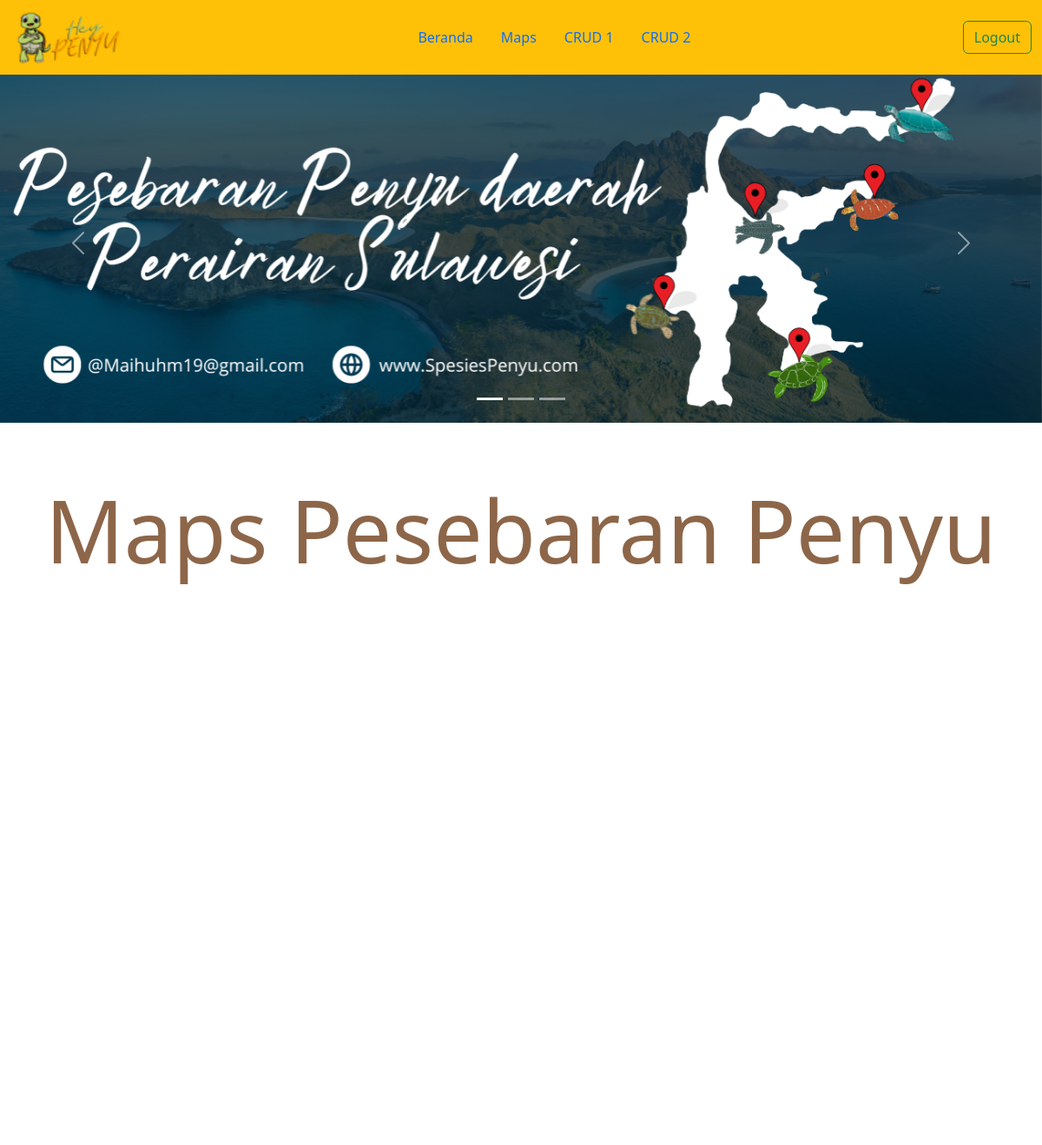
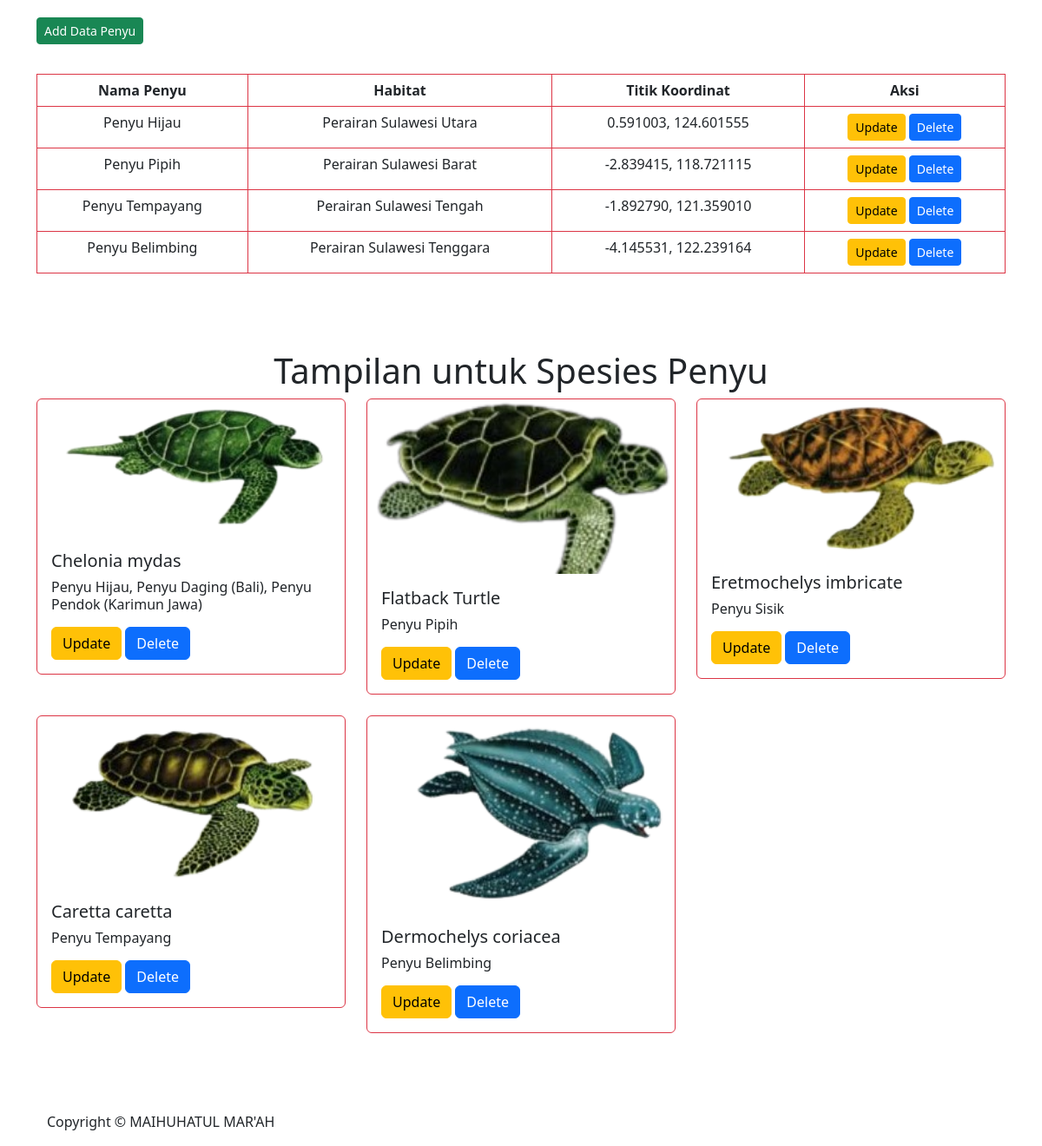
Screenshot of /beranda/ (signed in) with the database file from the repository (2 pictures, top to bottom).
### penyu1_app/models.py (models this page shows, shortened)
class Koordinat(models.Model):
    nama_penyu = models.CharField(max_length=100, null=True)
    alamat = models.CharField(max_length=100)
    koordinat = models.CharField(max_length=100)

class Klasifikasi(models.Model):
    nama_ilmiah = models.TextField(null=True)
    nama_lokal = models.CharField(max_length=100, null=True)
    spesies = models.CharField(max_length=20)
    img = models.CharField(max_length=50, null=True)

### penyu1_app/views.py (the view)
# urls.py: path('beranda/', beranda),
@login_required(login_url='login')
def beranda(request):
    koordinats = Koordinat.objects.all()
    klasifikasis = Klasifikasi.objects.all()
    data = {
        'Title' : "UAS PBO",
        'koordinats' : koordinats,
        'klasifikasis' : klasifikasis,
    }
    print(request.user)
    return render(request, 'beranda.html', data)

### penyu1_app/templates/beranda.html (shortened to what this page needs)
{% extends 'base.html' %}
{% load static %}
{% block content %}
<div id="carouselExampleIndicators" class="carousel slide" data-bs-ride="true">
  <div class="carousel-indicators">
    <button type="button" data-bs-target="#carouselExampleIndicators" data-bs-slide-to="0" class="active" aria-current="true" aria-label="Slide 1"></button>
    <button type="button" data-bs-target="#carouselExampleIndicators" data-bs-slide-to="1" aria-label="Slide 2"></button>
    <button type="button" data-bs-target="#carouselExampleIndicators" data-bs-slide-to="2" aria-label="Slide 3"></button>
  </div>
  <div class="carousel-inner">
    <div class="carousel-item active">
      <img src="/static/img/banner.png" class="d-block w-100" alt="...">
    </div>
  </div>
  <button class="carousel-control-prev" type="button" data-bs-target="#carouselExampleIndicators" data-bs-slide="prev">
    <span class="carousel-control-prev-icon" aria-hidden="true"></span>
  </button>
  <button class="carousel-control-next" type="button" data-bs-target="#carouselExampleIndicators" data-bs-slide="next">
    <span class="carousel-control-next-icon" aria-hidden="true"></span>
  </button>
</div>
<br><br>
<div class="container style="margin-top: 200px;">
<marquee direction="up" scrollamount="10" class="text-center" style="font-size: 100px; color:#8D6649;"> Maps Pesebaran Penyu </marquee>
</div>
<div class="container">
<div class="row" style="margin-top: 90px;">
  <div class="col">
      <div id="map"></div>
  </div>
  </div>
</div>
 <br>
 <div class="container" style="margin-top: 90px;">
    <a class="btn btn-sm btn-success" href="/add">Add Data Penyu</a>
  </div>
  <br>
    <div class="container" style="margin-top: 10px;">
    <table class="table table-bordered border-danger" style="line-height:20px;">
        <thead class="text-center">
          <tr>
            <th class="text-center" scope="col">Nama Penyu</th>
            <th class="text-center" scope="col">Habitat</th>
            <th class="text-center" scope="col">Titik Koordinat</th>
            <th class="text-center" scope="col">Aksi</th>
          </tr>
        </thead>
        <tbody>
          {% for koordinat in koordinats %}
          <tr>
              <td class="text-center" >{{ koordinat.nama_penyu }}</td>
              <td class="text-center" >{{ koordinat.alamat }}</td>
              <td class="text-center" >{{ koordinat.koordinat }}</td>
              <td class="text-center">
                <a href="{% url 'update' koordinat.id %}" class="btn btn-sm btn-warning">Update</a>
                <a href="{% url 'delete' koordinat.id %}" class="btn btn-sm btn-primary">Delete</a>
              </td>
          </tr>
          {% endfor %}
        </tbody>
    </table>
   <br><br><br>
   <center>
   <h1>Tampilan untuk Spesies Penyu</h1>
   </center>
    <div class="row row-cols-1 row-cols-md-3 g-4">
      {% for klasifikasi in klasifikasis %}
      <div class="col">
        <div class="card card-bordered border-danger" style="line-height:20px;">
          <img src="{% static klasifikasi.img %}" class="card-img-top" alt="...">
          <div class="card-body">
            <h5 class="card-title">{{ klasifikasi.nama_ilmiah }}</h5>
            <p class="card-text">{{ klasifikasi.nama_lokal }}</p>
            <a href="{% url 'update' klasifikasi.id %}" class="btn btn-warning">Update</a>
            <a href="{% url 'delete' klasifikasi.id %}" class="btn btn-primary">Delete</a>
          </div>
        </div>
      </div>
      {% endfor %}
    </div>
    <div class="container" style="margin-top: 90px;">
   <div class="col-lg-16">
      <div class="copyright">
        <p>Copyright © MAIHUHATUL MAR'AH</p>
      </div>
    </div>
{% endblock %}

### templates/base.html (shortened to what this page needs)
{% load static %}
<!DOCTYPE html>
<html lang="en">
<head>
    <link href="https://cdn.jsdelivr.net/npm/bootstrap@5.2.2/dist/css/bootstrap.min.css" rel="stylesheet">
    <link rel="stylesheet" href="https://unpkg.com/leaflet@1.9.3/dist/leaflet.css"crossorigin=""/>
</head>
<body>
      <nav class="navbar navbar-light bg-warning fixed-top">
        <div class="container-fluid">
          <a class="navbar-brand" href="#">
            <img src="/static/img/logo.png" alt="Bootstrap" width="140" height="60">
          </a>
          <ul class="nav justify-content-end">
            <li class="nav-item">
              <a class="nav-link active" href="/beranda/">Beranda </a>
            </li>
            <li class="nav-item">
              <a class="nav-link tv-nav-link" href="#map"> Maps</a>
            </li>
            <li class="nav-item">
              <a class="nav-link tv-nav-link" href="#crud 1">CRUD 1</a>
            </li>
            <li class="nav-item">
              <a class="nav-link tv-nav-link" href="#crud 2">CRUD 2</a>
            </li>
          </ul>
          <form class="d-flex" role="search">
            <a href="/logout/" class="btn btn-outline-success">Logout</a>
          </form>
        </div>
      </nav>
<br><br><br>
  {% block content %}
  {% endblock %}
  </div>
</body>
</html>

### templates/base.html (style rules this page uses)
#map { height: 450px; width: 100%; max-width: 100%; max-height: 100%; }

### rows the page displays
Koordinat: nama_penyu "Penyu Hijau", alamat "Perairan Sulawesi Utara", koordinat "0.591003, 124.601555"
Koordinat: nama_penyu "Penyu Pipih", alamat "Perairan Sulawesi Barat", koordinat "-2.839415, 118.721115"
Koordinat: nama_penyu "Penyu Tempayang", alamat "Perairan Sulawesi Tengah", koordinat "-1.892790, 121.359010"
Koordinat: nama_penyu "Penyu Belimbing", alamat "Perairan Sulawesi Tenggara", koordinat "-4.145531, 122.239164"
Klasifikasi: img (picture), nama_ilmiah "Chelonia mydas", nama_lokal "Penyu Hijau, Penyu Daging (Bali), Penyu Pendok (Karimun Jawa)"
Klasifikasi: img (picture), nama_ilmiah "Flatback Turtle", nama_lokal "Penyu Pipih"
Klasifikasi: img (picture), nama_ilmiah "Eretmochelys imbricate", nama_lokal "Penyu Sisik"
Klasifikasi: img (picture), nama_ilmiah "Caretta caretta", nama_lokal "Penyu Tempayang"
Klasifikasi: img (picture), nama_ilmiah "Dermochelys coriacea", nama_lokal "Penyu Belimbing"
